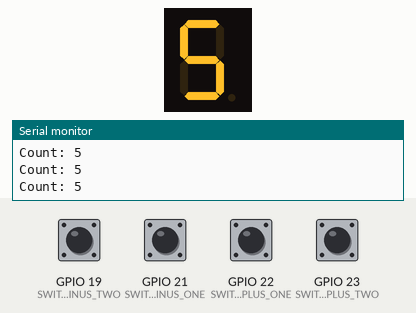
Simulated run of this sketch. Board: ESP32. Shown: 1-digit seven-segment display, the last lines printed to the serial monitor. Wiring (inferred from the names in the program): 1-digit 7-segment display, segments lit when HIGH: segments GPIO 13, GPIO 12, GPIO 14, GPIO 27, GPIO 26, GPIO 25, GPIO 33, GPIO 32. The test bench sets the inputs (shaded band); at power-on: GPIO 19 (SWITCH_MINUS_TWO), GPIO 21 (SWITCH_MINUS_ONE), GPIO 22 (SWITCH_PLUS_ONE), GPIO 23 (SWITCH_PLUS_TWO) HIGH. The segment pins are drawn as the display they are named for.

Above: at 1.2 s.
1.3 s: GPIO 19 (SWITCH_MINUS_TWO) pulled LOW for 0.15 s
At 2.2 s:
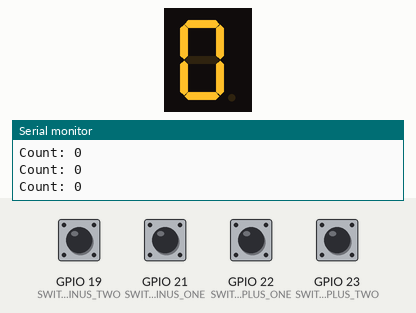
2.9 s: GPIO 22 (SWITCH_PLUS_ONE) pulled LOW for 1 s
At 4.6 s:
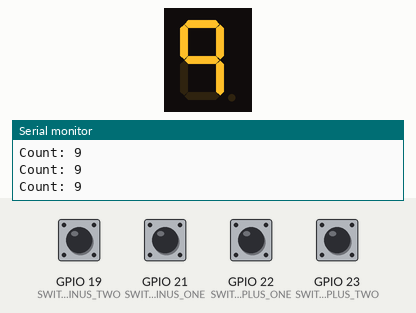
5.4 s: GPIO 21 (SWITCH_MINUS_ONE) pulled LOW for 0.15 s
At 6.2 s:
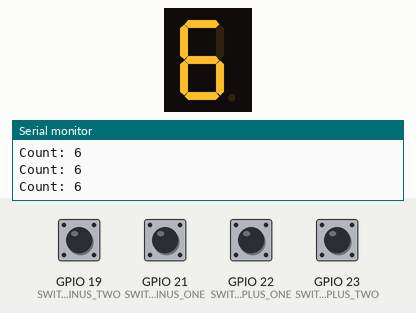
7.0 s: GPIO 19 (SWITCH_MINUS_TWO) pulled LOW for 1 s
At 7.1 s:
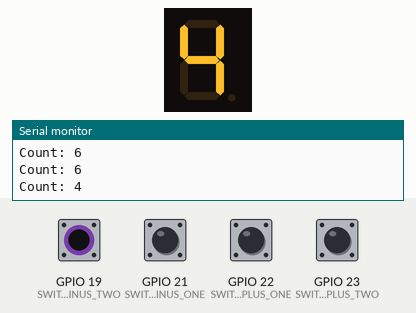
9.5 s: GPIO 23 (SWITCH_PLUS_TWO) pulled LOW for 1 s
At 9.6 s:
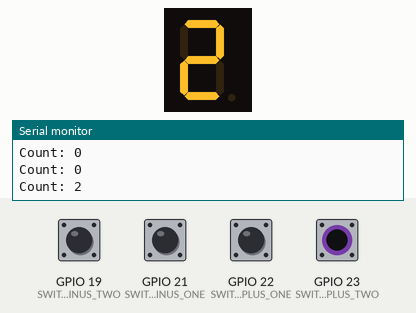
12.0 s: GPIO 21 (SWITCH_MINUS_ONE) pulled LOW for 1 s
At 12.1 s:
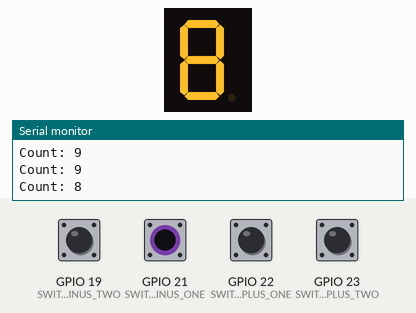
Timing chart, 0 to 15.0 s (numbered marks = the images above; inputs shaded):
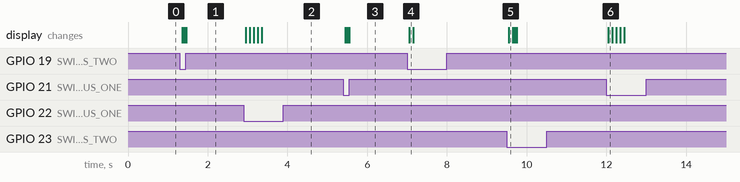

The sketch:

6.ino
```cpp
#include <Arduino.h>

// Define pin connections for 7-segment display
#define SEG_A 13
#define SEG_B 12
#define SEG_C 14
#define SEG_D 27
#define SEG_E 26
#define SEG_F 25
#define SEG_G 33
#define SEG_DP 32

// Define pin connections for switches
#define SWITCH_PLUS_TWO 23
#define SWITCH_PLUS_ONE 22
#define SWITCH_MINUS_ONE 21
#define SWITCH_MINUS_TWO 19

int count = 5; // Initial value of count

void setup() {
  // Initialize 7-segment display pins as outputs
  pinMode(SEG_A, OUTPUT);
  pinMode(SEG_B, OUTPUT);
  pinMode(SEG_C, OUTPUT);
  pinMode(SEG_D, OUTPUT);
  pinMode(SEG_E, OUTPUT);
  pinMode(SEG_F, OUTPUT);
  pinMode(SEG_G, OUTPUT);
  pinMode(SEG_DP, OUTPUT);

  // Initialize switch pins as inputs with pull-up resistors
  pinMode(SWITCH_PLUS_TWO, INPUT_PULLUP);
  pinMode(SWITCH_PLUS_ONE, INPUT_PULLUP);
  pinMode(SWITCH_MINUS_ONE, INPUT_PULLUP);
  pinMode(SWITCH_MINUS_TWO, INPUT_PULLUP);

  // Initialize serial communication
  Serial.begin(9600);

  // Display initial count value on 7-segment display
  displayCount(count);
}

void loop() {
  // Check if switch to increment count by two is pressed
    if (count>=9) {
      count=9;
      displayCount(count);
  }
  if (count<=0) {
      count=0;
      displayCount(count);
  }
  if (digitalRead(SWITCH_PLUS_TWO) == LOW) {
    delay(50); // Debounce delay
    count += 2;
    displayCount(count);
  }

  // Check if switch to increment count by one is pressed
  if (digitalRead(SWITCH_PLUS_ONE) == LOW) {
    delay(50); // Debounce delay
    count+=1;
    displayCount(count);
  }

  // Check if switch to decrement count by one is pressed
  if (digitalRead(SWITCH_MINUS_ONE) == LOW) {
    delay(50); // Debounce delay
    count-=1;
    displayCount(count);
  }

  // Check if switch to decrement count by two is pressed

  if (digitalRead(SWITCH_MINUS_TWO) == LOW) {
    delay(50); // Debounce delay
    count -= 2;
    displayCount(count);
  }

  // Display current count on Serial Monitor
  Serial.print("Count: ");
  Serial.println(count);
}

void displayCount(int num) {
  switch (num) {
    case 0:
      digitalWrite(SEG_A, HIGH);
      digitalWrite(SEG_B, HIGH);
      digitalWrite(SEG_C, HIGH);
      digitalWrite(SEG_D, HIGH);
      digitalWrite(SEG_E, HIGH);
      digitalWrite(SEG_F, HIGH);
      digitalWrite(SEG_G, LOW);
      digitalWrite(SEG_DP, LOW);
      break;
    case 1:
      digitalWrite(SEG_A, LOW);
      digitalWrite(SEG_B, HIGH);
      digitalWrite(SEG_C, HIGH);
      digitalWrite(SEG_D, LOW);
      digitalWrite(SEG_E, LOW);
      digitalWrite(SEG_F, LOW);
      digitalWrite(SEG_G, LOW);
      digitalWrite(SEG_DP, LOW);
      break;
    case 2:
      digitalWrite(SEG_A, HIGH);
      digitalWrite(SEG_B, HIGH);
      digitalWrite(SEG_C, LOW);
      digitalWrite(SEG_D, HIGH);
      digitalWrite(SEG_E, HIGH);
      digitalWrite(SEG_F, LOW);
      digitalWrite(SEG_G, HIGH);
      digitalWrite(SEG_DP, LOW);
      break;
    case 3:
      digitalWrite(SEG_A, HIGH);
      digitalWrite(SEG_B, HIGH);
      digitalWrite(SEG_C, HIGH);
      digitalWrite(SEG_D, HIGH);
      digitalWrite(SEG_E, LOW);
      digitalWrite(SEG_F, LOW);
      digitalWrite(SEG_G, HIGH);
      digitalWrite(SEG_DP, LOW);
      break;
    case 4:
      digitalWrite(SEG_A, LOW);
      digitalWrite(SEG_B, HIGH);
      digitalWrite(SEG_C, HIGH);
      digitalWrite(SEG_D, LOW);
      digitalWrite(SEG_E, LOW);
      digitalWrite(SEG_F, HIGH);
      digitalWrite(SEG_G, HIGH);
      digitalWrite(SEG_DP, LOW);
      break;
    case 5:
      digitalWrite(SEG_A, HIGH);
      digitalWrite(SEG_B, LOW);
      digitalWrite(SEG_C, HIGH);
      digitalWrite(SEG_D, HIGH);
      digitalWrite(SEG_E, LOW);
      digitalWrite(SEG_F, HIGH);
      digitalWrite(SEG_G, HIGH);
      digitalWrite(SEG_DP, LOW);
      break;
    case 6:
      digitalWrite(SEG_A, HIGH);
      digitalWrite(SEG_B, LOW);
      digitalWrite(SEG_C, HIGH);
      digitalWrite(SEG_D, HIGH);
      digitalWrite(SEG_E, HIGH);
      digitalWrite(SEG_F, HIGH);
      digitalWrite(SEG_G, HIGH);
      digitalWrite(SEG_DP, LOW);
      break;
    case 7:
      digitalWrite(SEG_A, HIGH);
      digitalWrite(SEG_B, HIGH);
      digitalWrite(SEG_C, HIGH);
      digitalWrite(SEG_D, LOW);
      digitalWrite(SEG_E, LOW);
      digitalWrite(SEG_F, LOW);
      digitalWrite(SEG_G, LOW);
      digitalWrite(SEG_DP, LOW);
      break;
    case 8:
      digitalWrite(SEG_A, HIGH);
      digitalWrite(SEG_B, HIGH);
      digitalWrite(SEG_C, HIGH);
      digitalWrite(SEG_D, HIGH);
      digitalWrite(SEG_E, HIGH);
      digitalWrite(SEG_F, HIGH);
      digitalWrite(SEG_G, HIGH);
      digitalWrite(SEG_DP, LOW);
      break;
    case 9:
      digitalWrite(SEG_A, HIGH);
      digitalWrite(SEG_B, HIGH);
      digitalWrite(SEG_C, HIGH);
      digitalWrite(SEG_D, LOW);
      digitalWrite(SEG_E, LOW);
      digitalWrite(SEG_F, HIGH);
      digitalWrite(SEG_G, HIGH);
      digitalWrite(SEG_DP, LOW);
      break;
  }
}
```

Measured:
- after the input at 1.3 s, the display: first changes after 0.06 s (image 1 shows a later state)
- after the input at 2.9 s, the display: first changes after 0.05 s (image 2 shows a later state)
- after the input at 5.4 s, the display: first changes after 0.05 s (image 3 shows a later state)
- after the input at 7.0 s, the display: changes after 0.05 s (image 4)
- after the input at 9.5 s, the display: changes after 0.05 s (image 5)
- after the input at 12.0 s, the display: changes after 0.05 s (image 6)
